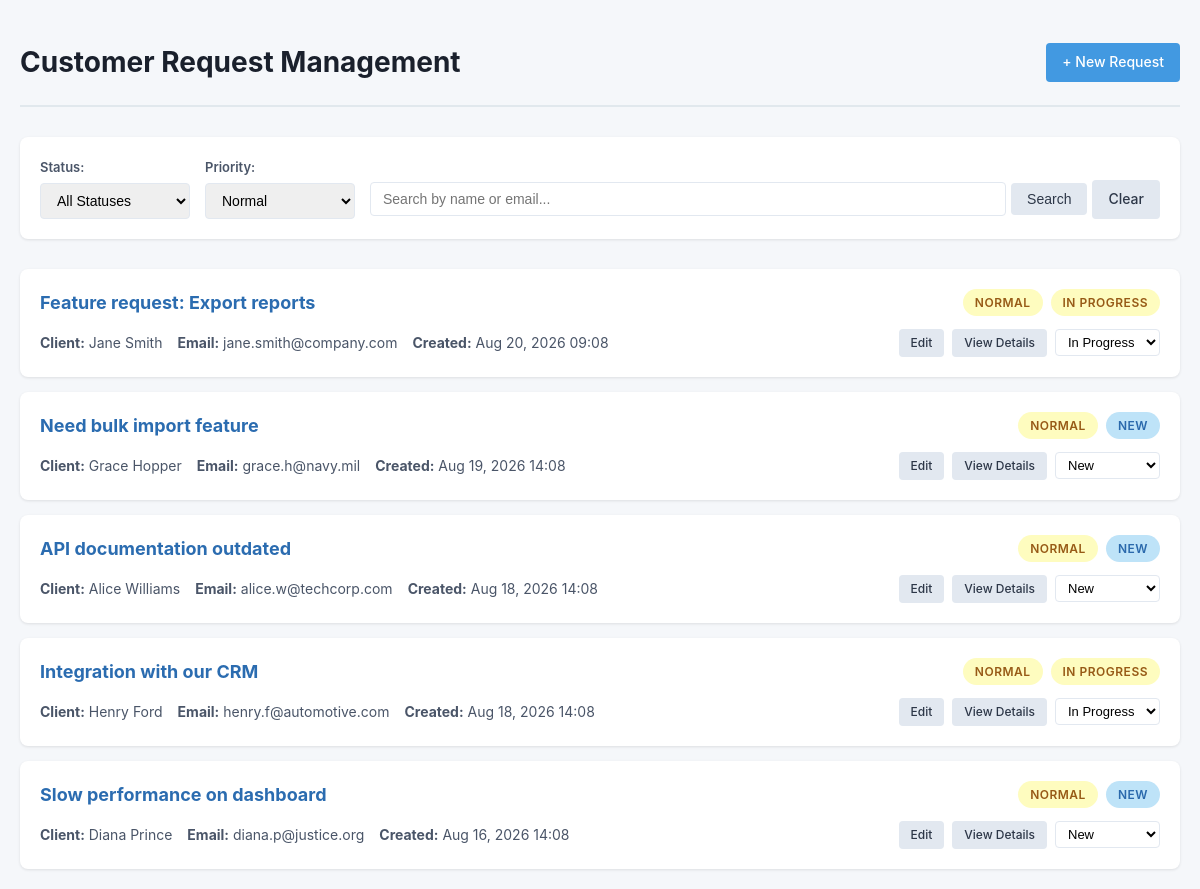
The app's page /index.php?priority=normal with its own data.
### tables this page shows
CREATE TABLE IF NOT EXISTS requests (
    id INT AUTO_INCREMENT PRIMARY KEY,
    fullname VARCHAR(100) NOT NULL,
    email VARCHAR(255) NOT NULL,
    subject VARCHAR(255) NOT NULL,
    description TEXT NOT NULL,
    priority ENUM('low', 'normal', 'high') NOT NULL DEFAULT 'normal',
    status ENUM('new', 'in_progress', 'closed') NOT NULL DEFAULT 'new',
    created_at TIMESTAMP DEFAULT CURRENT_TIMESTAMP,
    updated_at TIMESTAMP DEFAULT CURRENT_TIMESTAMP ON UPDATE CURRENT_TIMESTAMP,
    INDEX idx_status (status),
    INDEX idx_priority (priority),
    INDEX idx_email (email),
    INDEX idx_name (fullname)
);

### includes/helpers.php (called while the page is built, shortened)
<?php
function getStatusLabel($status) {
    $labels = [
        'new' => 'New',
        'in_progress' => 'In Progress',
        'closed' => 'Closed'
    ];
    return $labels[$status] ?? $status;
}
function getStatusBadgeClass($status) {
    $classes = [
        'new' => 'badge-new',
        'in_progress' => 'badge-in-progress',
        'closed' => 'badge-closed'
    ];
    return $classes[$status] ?? '';
}
function getPriorityLabel($priority) {
    $labels = [
        'low' => 'Low',
        'normal' => 'Normal',
        'high' => 'High'
    ];
    return $labels[$priority] ?? $priority;
}
function getPriorityBadgeClass($priority) {
    $classes = [
        'low' => 'badge-low',
        'normal' => 'badge-normal',
        'high' => 'badge-high'
    ];
    return $classes[$priority] ?? '';
}
function escape($string) {
    return htmlspecialchars($string, ENT_QUOTES, 'UTF-8');
}
function formatDate($date) {
    return date('M d, Y H:i', strtotime($date));
}

### includes/Database.php (called while the page is built, shortened)
<?php
class Database {
    private static $instance = null;
    private $connection;
    private function __construct() {
            $configPath = __DIR__ . '/../config/database.php';
        $config = require_once $configPath;
        try {
            $dsn = sprintf(
                'mysql:host=%s;port=%s;dbname=%s;charset=%s',
                $config['host'],
                $config['port'] ?? '3306',
                $config['database'],
                $config['charset']
            );
            $this->connection = new PDO(
                $dsn,
                $config['username'],
                $config['password'],
                [
                    PDO::ATTR_ERRMODE => PDO::ERRMODE_EXCEPTION,
                    PDO::ATTR_DEFAULT_FETCH_MODE => PDO::FETCH_ASSOC,
                    PDO::ATTR_EMULATE_PREPARES => false,
                    PDO::MYSQL_ATTR_INIT_COMMAND => "SET NAMES utf8"
                ]
            );
        } catch (PDOException $e) {
            die('Database connection failed: ' . $e->getMessage());
        }
    }
    public static function getInstance() {
        if (self::$instance === null) {
            self::$instance = new self();
        }
        return self::$instance;
    }
    public function getConnection() {
        return $this->connection;
    }
}

### config/database.php (called while the page is built)
<?php
$host = getenv('MYSQL_HOST') ?: 'localhost';
$port = getenv('MYSQL_PORT') ?: '3306';
$database = getenv('MYSQL_DATABASE') ?: 'request_system';
$username = getenv('MYSQL_USER') ?: 'root';
$password = getenv('MYSQL_PASSWORD') ?: '';
return [
    'host' => $host,
    'port' => $port,
    'database' => $database,
    'username' => $username,
    'password' => $password,
    'charset' => 'utf8'
];

### includes/Request.php (called while the page is built, shortened)
<?php
require_once __DIR__ . '/Database.php';
class Request {
    private $db;
    public function __construct() {
        $this->db = Database::getInstance()->getConnection();
    }
    public function getAll($filters = []) {
        $sql = "SELECT * FROM requests WHERE 1=1";
        $params = [];
        if (!empty($filters['priority'])) {
            $sql .= " AND priority = :priority";
            $params[':priority'] = $filters['priority'];
        }
        $sql .= " ORDER BY
            CASE priority
                WHEN 'high' THEN 1
                WHEN 'normal' THEN 2
                WHEN 'low' THEN 3
            END,
            created_at DESC";
        $stmt = $this->db->prepare($sql);
        $stmt->execute($params);
        return $stmt->fetchAll();
    }
}

### index.php (the view, shortened to what this page needs)
<?php
require_once BASE_PATH . '/includes/Database.php';
require_once BASE_PATH . '/includes/Request.php';
require_once BASE_PATH . '/includes/helpers.php';
$requestModel = new Request();
$filters = [];
if (!empty($_GET['priority'])) {
    $filters['priority'] = $_GET['priority'];
}
$requests = $requestModel->getAll($filters);
$allStatuses = ['new', 'in_progress', 'closed'];
$allPriorities = ['low', 'normal', 'high'];
?>
<!DOCTYPE html>
<html lang="en">
<head>
    <link rel="stylesheet" href="css/style.css">
</head>
<body>
    <div class="container">
        <header>
            <h1>Customer Request Management</h1>
            <a href="create.php" class="btn btn-primary">+ New Request</a>
        </header>
        <div class="filters">
            <form method="GET" class="filter-form">
                <div class="filter-group">
                    <label>Status:</label>
                    <select name="status" onchange="this.form.submit()">
                        <option value="">All Statuses</option>
                    </select>
                </div>
                <div class="filter-group">
                    <label>Priority:</label>
                    <select name="priority" onchange="this.form.submit()">
                        <?php foreach ($allPriorities as $priority): ?>
                            <option value="<?= escape($priority) ?>" <?= isset($_GET['priority']) && $_GET['priority'] === $priority ? 'selected' : '' ?>>
                                <?= escape(getPriorityLabel($priority)) ?>
                            </option>
                        <?php endforeach; ?>
                    </select>
                </div>
                <div class="filter-group search-group">
                    <input type="text" name="search" placeholder="Search by name or email..." value="<?= isset($_GET['search']) ? escape($_GET['search']) : '' ?>">
                    <button type="submit" class="btn btn-secondary">Search</button>
                    <?php if (!empty($_GET)): ?>
                        <a href="index.php" class="btn btn-secondary">Clear</a>
                    <?php endif; ?>
                </div>
            </form>
        </div>
        <?php if (empty($requests)): ?>
            <div class="empty-state">
                <p>No requests found.</p>
            </div>
        <?php else: ?>
            <div class="request-list">
                <?php foreach ($requests as $request): ?>
                    <div class="request-card">
                        <div class="request-header">
                            <h3><a href="view.php?id=<?= $request['id'] ?>"><?= escape($request['subject']) ?></a></h3>
                            <div class="request-badges">
                                <span class="badge <?= getPriorityBadgeClass($request['priority']) ?>">
                                    <?= escape(getPriorityLabel($request['priority'])) ?>
                                </span>
                                <span class="badge <?= getStatusBadgeClass($request['status']) ?>">
                                    <?= escape(getStatusLabel($request['status'])) ?>
                                </span>
                            </div>
                        </div>
                        <div class="request-body">
                            <div class="request-meta">
                                <span><strong>Client:</strong> <?= escape($request['fullname']) ?></span>
                                <span><strong>Email:</strong> <?= escape($request['email']) ?></span>
                                <span><strong>Created:</strong> <?= formatDate($request['created_at']) ?></span>
                            </div>
                            <div class="request-actions">
                                <a href="edit.php?id=<?= $request['id'] ?>" class="btn btn-sm btn-secondary">Edit</a>
                                <a href="view.php?id=<?= $request['id'] ?>" class="btn btn-sm btn-secondary">View Details</a>
                                <form method="POST" class="status-update-form" style="display: inline;">
                                    <select name="status" onchange="this.form.submit()" class="status-select">
                                        <?php foreach ($allStatuses as $status): ?>
                                            <option value="<?= escape($status) ?>" <?= $request['status'] === $status ? 'selected' : '' ?>>
                                                <?= escape(getStatusLabel($status)) ?>
                                            </option>
                                        <?php endforeach; ?>
                                    </select>
                                </form>
                            </div>
                        </div>
                    </div>
                <?php endforeach; ?>
            </div>
        <?php endif; ?>
    </div>
</body>
</html>

### css/style.css (style rules this page uses)
* { margin: 0; padding: 0; box-sizing: border-box; }
body { font-family: -apple-system, BlinkMacSystemFont, "Segoe UI", Roboto, "Helvetica Neue", Arial, sans-serif; background: #f5f7fa; color: #333; line-height: 1.6; padding: 20px; }
.container { max-width: 1200px; margin: 0 auto; }
header { display: flex; justify-content: space-between; align-items: center; padding: 20px 0; border-bottom: 2px solid #e1e8ed; margin-bottom: 30px; }
header h1 { font-size: 28px; color: #1a202c; }
.btn { display: inline-block; padding: 8px 16px; border: none; border-radius: 4px; font-size: 14px; font-weight: 500; text-decoration: none; cursor: pointer; transition: background 0.2s; }
.btn-primary { background: #4299e1; color: white; }
.btn-secondary { background: #e2e8f0; color: #2d3748; }
.btn-sm { padding: 4px 12px; font-size: 12px; }
.filters { background: white; padding: 20px; border-radius: 8px; box-shadow: 0 1px 3px rgba(0,0,0,0.1); margin-bottom: 30px; }
.filter-form { display: flex; flex-wrap: wrap; gap: 15px; align-items: flex-end; }
.filter-group { display: flex; flex-direction: column; gap: 5px; }
.filter-group label { font-size: 13px; font-weight: 600; color: #4a5568; }
.filter-group select, .filter-group input { padding: 8px 12px; border: 1px solid #e2e8f0; border-radius: 4px; font-size: 14px; min-width: 150px; }
.search-group { flex: 1; flex-direction: row; align-items: center; }
.search-group input { flex: 1; min-width: 200px; }
.request-list { display: flex; flex-direction: column; gap: 15px; }
.request-card { background: white; border-radius: 8px; box-shadow: 0 1px 3px rgba(0,0,0,0.1); padding: 20px; transition: box-shadow 0.2s; }
.request-header { display: flex; justify-content: space-between; align-items: flex-start; margin-bottom: 12px; }
.request-header h3 { font-size: 18px; color: #2b6cb0; }
.request-header h3 a { text-decoration: none; color: #2b6cb0; }
.request-badges { display: flex; gap: 8px; flex-shrink: 0; margin-left: 15px; }
.request-body { display: flex; justify-content: space-between; align-items: center; flex-wrap: wrap; gap: 10px; }
.request-meta { display: flex; flex-wrap: wrap; gap: 15px; font-size: 14px; color: #4a5568; }
.request-meta span { display: inline-block; }
.request-actions { display: flex; gap: 8px; flex-wrap: wrap; }
.status-select { padding: 4px 8px; border: 1px solid #e2e8f0; border-radius: 4px; font-size: 13px; background: white; }
.status-update-form { display: inline-block; }
.badge { display: inline-block; padding: 4px 12px; border-radius: 20px; font-size: 12px; font-weight: 600; text-transform: uppercase; letter-spacing: 0.5px; }
.badge-new { background: #bee3f8; color: #2a69ac; }
.badge-in-progress { background: #fefcbf; color: #975a16; }
.badge-normal { background: #fefcbf; color: #975a16; }

### records on screen
requests: subject "Feature request: Export reports", priority "NORMAL", status "IN PROGRESS", fullname "Jane Smith", email "jane.smith@company.com", created_at "Aug 20, 2026 09:08"
requests: subject "Need bulk import feature", priority "NORMAL", status "NEW", fullname "Grace Hopper", email "grace.h@navy.mil", created_at "Aug 19, 2026 14:08"
requests: subject "API documentation outdated", priority "NORMAL", status "NEW", fullname "Alice Williams", email "alice.w@techcorp.com", created_at "Aug 18, 2026 14:08"
requests: subject "Integration with our CRM", priority "NORMAL", status "IN PROGRESS", fullname "Henry Ford", email "henry.f@automotive.com", created_at "Aug 18, 2026 14:08"
requests: subject "Slow performance on dashboard", priority "NORMAL", status "NEW", fullname "Diana Prince", email "diana.p@justice.org", created_at "Aug 16, 2026 14:08"

### other values on screen
form field priority "Normal"
form field status "In Progress"
form field status "New"
